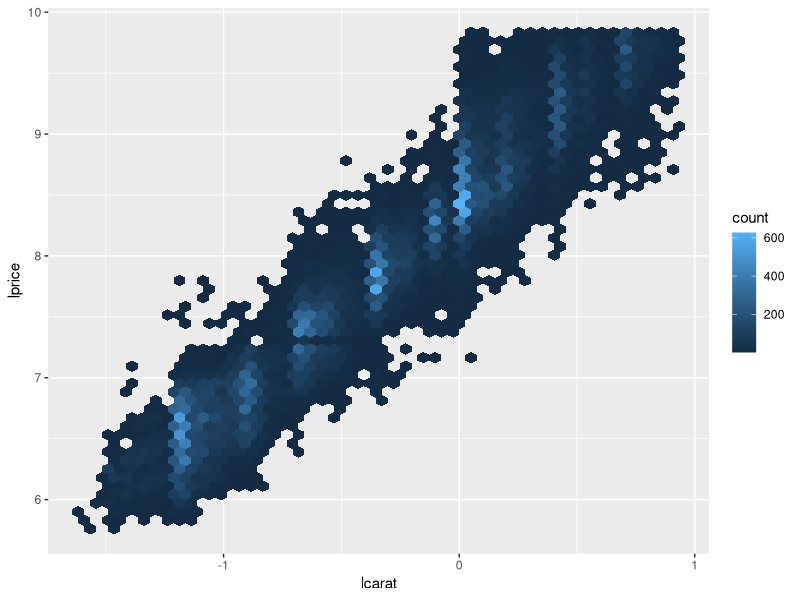
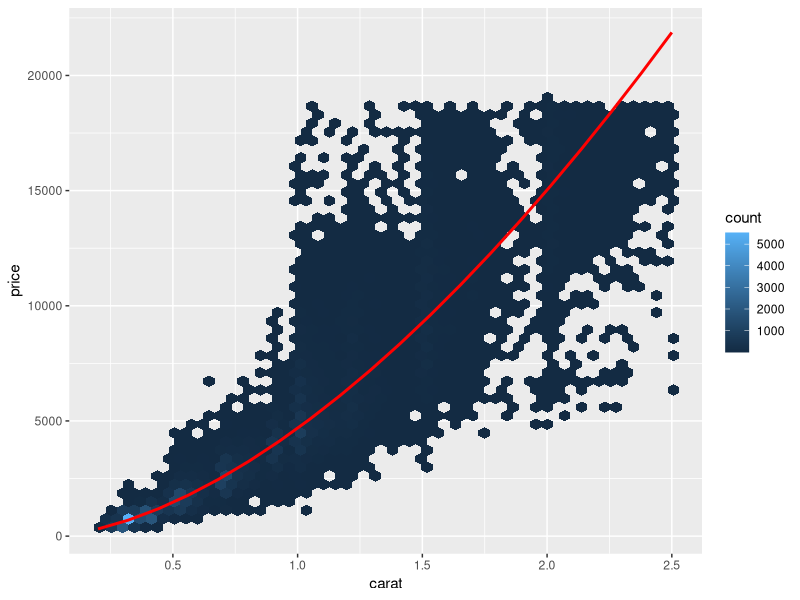

Source code (R) for these figures, in order:
## ---- chunk 1
knitr::opts_chunk$set(echo = TRUE,
                      warning = FALSE,
                      message = FALSE)
library(tidyverse)
library(modelr)
## ---- chunk 2
diamonds2 <- diamonds %>% 
  filter(carat <= 2.5) %>% 
  mutate(lprice = log(price),
         lcarat = log(carat)
         )

diamonds2 %>%
  ggplot(aes(lcarat, lprice)) + 
  geom_hex(bins = 50)
## ---- chunk 3
mod_diamond <- lm(lprice ~ lcarat, data = diamonds2)

grid <- diamonds2 %>% 
  data_grid(carat = seq_range(carat, 20)) %>% 
  mutate(lcarat = log(carat)) %>% 
  add_predictions(mod_diamond, "lprice") %>% 
  mutate(price = exp(lprice))

diamonds2 %>% 
  ggplot(aes(carat, price)) + 
  geom_hex(bins = 50) + 
  geom_line(data = grid, colour = "red", size = 1)
## ---- chunk 4

